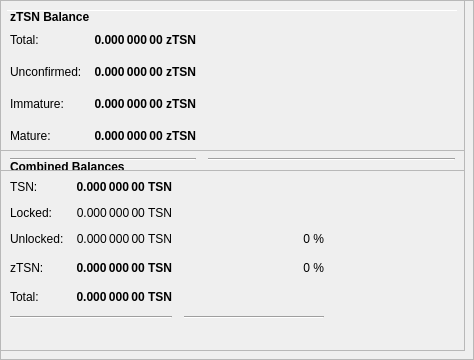
        <widget class="QFrame" name="frameObfuscation">
         <property name="minimumSize">
          <size>
           <width>0</width>
           <height>350</height>
          </size>
         </property>
         <property name="layoutDirection">
          <enum>Qt::LeftToRight</enum>
         </property>
         <property name="frameShape">
          <enum>QFrame::StyledPanel</enum>
         </property>
         <property name="frameShadow">
          <enum>QFrame::Raised</enum>
         </property>
         <widget class="QPushButton" name="runAutoDenom">
          <property name="geometry">
           <rect>
            <x>251</x>
            <y>17</y>
            <width>1</width>
            <height>1</height>
           </rect>
          </property>
          <property name="palette">
           <palette>
            <active>
             <colorrole role="WindowText">
              <brush brushstyle="SolidPattern">
               <color alpha="255">
                <red>0</red>
                <green>0</green>
                <blue>0</blue>
               </color>
              </brush>
             </colorrole>
             <colorrole role="Button">
              <brush brushstyle="SolidPattern">
               <color alpha="255">
                <red>239</red>
                <green>238</green>
                <blue>238</blue>
               </color>
              </brush>
             </colorrole>
             <colorrole role="Light">
              <brush brushstyle="SolidPattern">
               <color alpha="255">
                <red>255</red>
                <green>255</green>
                <blue>255</blue>
               </color>
              </brush>
             </colorrole>
             <colorrole role="Midlight">
              <brush brushstyle="SolidPattern">
               <color alpha="255">
                <red>247</red>
                <green>246</green>
                <blue>246</blue>
               </color>
              </brush>
             </colorrole>
             <colorrole role="Dark">
              <brush brushstyle="SolidPattern">
               <color alpha="255">
                <red>119</red>
                <green>119</green>
                <blue>119</blue>
               </color>
              </brush>
             </colorrole>
             <colorrole role="Mid">
              <brush brushstyle="SolidPattern">
               <color alpha="255">
                <red>159</red>
                <green>159</green>
                <blue>159</blue>
               </color>
              </brush>
             </colorrole>
             <colorrole role="Text">
              <brush brushstyle="SolidPattern">
               <color alpha="255">
                <red>0</red>
                <green>0</green>
                <blue>0</blue>
               </color>
              </brush>
             </colorrole>
             <colorrole role="BrightText">
              <brush brushstyle="SolidPattern">
               <color alpha="255">
                <red>255</red>
                <green>255</green>
                <blue>255</blue>
               </color>
              </brush>
             </colorrole>
             <colorrole role="ButtonText">
              <brush brushstyle="SolidPattern">
               <color alpha="255">
                <red>0</red>
                <green>0</green>
                <blue>0</blue>
               </color>
              </brush>
             </colorrole>
             <colorrole role="Base">
              <brush brushstyle="SolidPattern">
               <color alpha="255">
                <red>255</red>
                <green>255</green>
                <blue>255</blue>
               </color>
              </brush>
             </colorrole>
             <colorrole role="Window">
              <brush brushstyle="SolidPattern">
               <color alpha="255">
                <red>239</red>
                <green>238</green>
                <blue>238</blue>
               </color>
              </brush>
             </colorrole>
             <colorrole role="Shadow">
              <brush brushstyle="SolidPattern">
               <color alpha="255">
                <red>0</red>
                <green>0</green>
                <blue>0</blue>
               </color>
              </brush>
             </colorrole>
             <colorrole role="AlternateBase">
              <brush brushstyle="SolidPattern">
               <color alpha="255">
                <red>247</red>
                <green>246</green>
                <blue>246</blue>
               </color>
              </brush>
             </colorrole>
             <colorrole role="ToolTipBase">
              <brush brushstyle="SolidPattern">
               <color alpha="255">
                <red>255</red>
                <green>255</green>
                <blue>220</blue>
               </color>
              </brush>
             </colorrole>
             <colorrole role="ToolTipText">
              <brush brushstyle="SolidPattern">
               <color alpha="255">
                <red>0</red>
                <green>0</green>
                <blue>0</blue>
               </color>
              </brush>
             </colorrole>
            </active>
            <inactive>
             <colorrole role="WindowText">
              <brush brushstyle="SolidPattern">
               <color alpha="255">
                <red>0</red>
                <green>0</green>
                <blue>0</blue>
               </color>
              </brush>
             </colorrole>
             <colorrole role="Button">
              <brush brushstyle="SolidPattern">
               <color alpha="255">
                <red>239</red>
                <green>238</green>
                <blue>238</blue>
               </color>
              </brush>
             </colorrole>
             <colorrole role="Light">
              <brush brushstyle="SolidPattern">
               <color alpha="255">
                <red>255</red>
                <green>255</green>
                <blue>255</blue>
               </color>
              </brush>
             </colorrole>
             <colorrole role="Midlight">
              <brush brushstyle="SolidPattern">
               <color alpha="255">
                <red>247</red>
                <green>246</green>
                <blue>246</blue>
               </color>
              </brush>
             </colorrole>
             <colorrole role="Dark">
              <brush brushstyle="SolidPattern">
               <color alpha="255">
                <red>119</red>
                <green>119</green>
                <blue>119</blue>
               </color>
              </brush>
             </colorrole>
             <colorrole role="Mid">
              <brush brushstyle="SolidPattern">
               <color alpha="255">
                <red>159</red>
                <green>159</green>
                <blue>159</blue>
               </color>
              </brush>
             </colorrole>
             <colorrole role="Text">
              <brush brushstyle="SolidPattern">
               <color alpha="255">
                <red>0</red>
                <green>0</green>
                <blue>0</blue>
               </color>
              </brush>
             </colorrole>
             <colorrole role="BrightText">
              <brush brushstyle="SolidPattern">
               <color alpha="255">
                <red>255</red>
                <green>255</green>
                <blue>255</blue>
               </color>
              </brush>
             </colorrole>
             <colorrole role="ButtonText">
              <brush brushstyle="SolidPattern">
               <color alpha="255">
                <red>0</red>
                <green>0</green>
                <blue>0</blue>
               </color>
              </brush>
             </colorrole>
             <colorrole role="Base">
              <brush brushstyle="SolidPattern">
               <color alpha="255">
                <red>255</red>
                <green>255</green>
                <blue>255</blue>
               </color>
              </brush>
             </colorrole>
             <colorrole role="Window">
              <brush brushstyle="SolidPattern">
               <color alpha="255">
                <red>239</red>
                <green>238</green>
                <blue>238</blue>
               </color>
              </brush>
             </colorrole>
             <colorrole role="Shadow">
              <brush brushstyle="SolidPattern">
               <color alpha="255">
                <red>0</red>
                <green>0</green>
                <blue>0</blue>
               </color>
              </brush>
             </colorrole>
             <colorrole role="AlternateBase">
              <brush brushstyle="SolidPattern">
               <color alpha="255">
                <red>247</red>
                <green>246</green>
                <blue>246</blue>
               </color>
              </brush>
             </colorrole>
             <colorrole role="ToolTipBase">
              <brush brushstyle="SolidPattern">
               <color alpha="255">
                <red>255</red>
                <green>255</green>
                <blue>220</blue>
               </color>
              </brush>
             </colorrole>
             <colorrole role="ToolTipText">
              <brush brushstyle="SolidPattern">
               <color alpha="255">
                <red>0</red>
                <green>0</green>
                <blue>0</blue>
               </color>
              </brush>
             </colorrole>
            </inactive>
            <disabled>
             <colorrole role="WindowText">
              <brush brushstyle="SolidPattern">
               <color alpha="255">
                <red>119</red>
                <green>119</green>
                <blue>119</blue>
               </color>
              </brush>
             </colorrole>
             <colorrole role="Button">
              <brush brushstyle="SolidPattern">
               <color alpha="255">
                <red>239</red>
                <green>238</green>
                <blue>238</blue>
               </color>
              </brush>
             </colorrole>
             <colorrole role="Light">
              <brush brushstyle="SolidPattern">
               <color alpha="255">
                <red>255</red>
                <green>255</green>
                <blue>255</blue>
               </color>
              </brush>
             </colorrole>
             <colorrole role="Midlight">
              <brush brushstyle="SolidPattern">
               <color alpha="255">
                <red>247</red>
                <green>246</green>
                <blue>246</blue>
               </color>
              </brush>
             </colorrole>
             <colorrole role="Dark">
              <brush brushstyle="SolidPattern">
               <color alpha="255">
                <red>119</red>
                <green>119</green>
                <blue>119</blue>
               </color>
              </brush>
             </colorrole>
             <colorrole role="Mid">
              <brush brushstyle="SolidPattern">
               <color alpha="255">
                <red>159</red>
                <green>159</green>
                <blue>159</blue>
               </color>
              </brush>
             </colorrole>
             <colorrole role="Text">
              <brush brushstyle="SolidPattern">
               <color alpha="255">
                <red>119</red>
                <green>119</green>
                <blue>119</blue>
               </color>
              </brush>
             </colorrole>
             <colorrole role="BrightText">
              <brush brushstyle="SolidPattern">
               <color alpha="255">
                <red>255</red>
                <green>255</green>
                <blue>255</blue>
               </color>
              </brush>
             </colorrole>
             <colorrole role="ButtonText">
              <brush brushstyle="SolidPattern">
               <color alpha="255">
                <red>119</red>
                <green>119</green>
                <blue>119</blue>
               </color>
              </brush>
             </colorrole>
             <colorrole role="Base">
              <brush brushstyle="SolidPattern">
               <color alpha="255">
                <red>239</red>
                <green>238</green>
                <blue>238</blue>
               </color>
              </brush>
             </colorrole>
             <colorrole role="Window">
              <brush brushstyle="SolidPattern">
               <color alpha="255">
                <red>239</red>
                <green>238</green>
                <blue>238</blue>
               </color>
              </brush>
             </colorrole>
             <colorrole role="Shadow">
              <brush brushstyle="SolidPattern">
               <color alpha="255">
                <red>0</red>
                <green>0</green>
                <blue>0</blue>
               </color>
              </brush>
             </colorrole>
             <colorrole role="AlternateBase">
              <brush brushstyle="SolidPattern">
               <color alpha="255">
                <red>239</red>
                <green>238</green>
                <blue>238</blue>
               </color>
              </brush>
             </colorrole>
             <colorrole role="ToolTipBase">
              <brush brushstyle="SolidPattern">
               <color alpha="255">
                <red>255</red>
                <green>255</green>
                <blue>220</blue>
               </color>
              </brush>
             </colorrole>
             <colorrole role="ToolTipText">
              <brush brushstyle="SolidPattern">
               <color alpha="255">
                <red>0</red>
                <green>0</green>
                <blue>0</blue>
               </color>
              </brush>
             </colorrole>
            </disabled>
           </palette>
          </property>
          <property name="focusPolicy">
           <enum>Qt::NoFocus</enum>
          </property>
          <property name="autoFillBackground">
           <bool>true</bool>
          </property>
          <property name="text">
           <string/>
          </property>
          <property name="flat">
           <bool>true</bool>
          </property>
         </widget>
         <widget class="Line" name="line">
          <property name="geometry">
           <rect>
            <x>7</x>
            <y>10</y>
            <width>451</width>
            <height>1</height>
           </rect>
          </property>
          <property name="orientation">
           <enum>Qt::Horizontal</enum>
          </property>
         </widget>
         <widget class="QFrame" name="frame_3">
          <property name="geometry">
           <rect>
            <x>0</x>
            <y>150</y>
            <width>465</width>
            <height>201</height>
           </rect>
          </property>
          <property name="frameShape">
           <enum>QFrame::StyledPanel</enum>
          </property>
          <property name="frameShadow">
           <enum>QFrame::Raised</enum>
          </property>
          <layout class="QVBoxLayout" name="verticalLayout_5">
           <item>
            <layout class="QHBoxLayout" name="horizontalLayout_5" stretch="0">
             <item>
              <widget class="QLabel" name="label_5z">
               <property name="maximumSize">
                <size>
                 <width>16777215</width>
                 <height>20</height>
                </size>
               </property>
               <property name="font">
                <font>
                 <weight>75</weight>
                 <bold>true</bold>
                </font>
               </property>
               <property name="toolTip">
                <string>Combined Balances (including unconfirmed and immature coins)</string>
               </property>
               <property name="text">
                <string>&lt;html&gt;&lt;head/&gt;&lt;body&gt;&lt;p&gt;Combined Balances&lt;/p&gt;&lt;/body&gt;&lt;/html&gt;</string>
               </property>
              </widget>
             </item>
            </layout>
           </item>
           <item>
            <layout class="QGridLayout" name="gridLayout_3">
             <property name="spacing">
              <number>12</number>
             </property>
             <item row="7" column="0" colspan="2">
              <widget class="Line" name="lineSpendableBalance_3">
               <property name="orientation">
                <enum>Qt::Horizontal</enum>
               </property>
              </widget>
             </item>
             <item row="7" column="2">
              <widget class="Line" name="lineWatchBalance_3">
               <property name="sizePolicy">
                <sizepolicy hsizetype="Preferred" vsizetype="Fixed">
                 <horstretch>0</horstretch>
                 <verstretch>0</verstretch>
                </sizepolicy>
               </property>
               <property name="minimumSize">
                <size>
                 <width>140</width>
                 <height>0</height>
                </size>
               </property>
               <property name="orientation">
                <enum>Qt::Horizontal</enum>
               </property>
              </widget>
             </item>
             <item row="4" column="1">
              <widget class="QLabel" name="labelzBalancez">
               <property name="font">
                <font>
                 <weight>75</weight>
                 <bold>true</bold>
                </font>
               </property>
               <property name="cursor">
                <cursorShape>IBeamCursor</cursorShape>
               </property>
               <property name="toolTip">
                <string>Total of transactions that have yet to be confirmed, and do not yet count toward the spendable balance</string>
               </property>
               <property name="text">
                <string notr="true">0.000 000 00 TSN</string>
               </property>
               <property name="alignment">
                <set>Qt::AlignRight|Qt::AlignTrailing|Qt::AlignVCenter</set>
               </property>
               <property name="textInteractionFlags">
                <set>Qt::LinksAccessibleByMouse|Qt::TextSelectableByKeyboard|Qt::TextSelectableByMouse</set>
               </property>
              </widget>
             </item>
             <item row="6" column="1">
              <widget class="QLabel" name="labelTotalz">
               <property name="font">
                <font>
                 <weight>75</weight>
                 <bold>true</bold>
                </font>
               </property>
               <property name="cursor">
                <cursorShape>IBeamCursor</cursorShape>
               </property>
               <property name="toolTip">
                <string>Total Balance, including unconfirmed and immature coins.</string>
               </property>
               <property name="text">
                <string notr="true">0.000 000 00 TSN</string>
               </property>
               <property name="alignment">
                <set>Qt::AlignRight|Qt::AlignTrailing|Qt::AlignVCenter</set>
               </property>
               <property name="textInteractionFlags">
                <set>Qt::LinksAccessibleByMouse|Qt::TextSelectableByKeyboard|Qt::TextSelectableByMouse</set>
               </property>
              </widget>
             </item>
             <item row="4" column="3">
              <spacer name="horizontalSpacer_6">
               <property name="orientation">
                <enum>Qt::Horizontal</enum>
               </property>
               <property name="sizeHint" stdset="0">
                <size>
                 <width>40</width>
                 <height>20</height>
                </size>
               </property>
              </spacer>
             </item>
             <item row="6" column="0">
              <widget class="QLabel" name="labelTotalTextz">
               <property name="text">
                <string>Total:</string>
               </property>
              </widget>
             </item>
             <item row="1" column="0">
              <widget class="QLabel" name="labelBalanceTextz">
               <property name="text">
                <string>TSN:</string>
               </property>
              </widget>
             </item>
             <item row="1" column="1">
              <widget class="QLabel" name="labelBalancez">
               <property name="font">
                <font>
                 <weight>75</weight>
                 <bold>true</bold>
                </font>
               </property>
               <property name="cursor">
                <cursorShape>IBeamCursor</cursorShape>
               </property>
               <property name="toolTip">
                <string>Your current spendable balance</string>
               </property>
               <property name="text">
                <string notr="true">0.000 000 00 TSN</string>
               </property>
               <property name="alignment">
                <set>Qt::AlignRight|Qt::AlignTrailing|Qt::AlignVCenter</set>
               </property>
               <property name="textInteractionFlags">
                <set>Qt::LinksAccessibleByMouse|Qt::TextSelectableByKeyboard|Qt::TextSelectableByMouse</set>
               </property>
              </widget>
             </item>
             <item row="4" column="0">
              <widget class="QLabel" name="labelzBalanceTextz">
               <property name="toolTip">
                <string/>
               </property>
               <property name="text">
                <string>zTSN:</string>
               </property>
              </widget>
             </item>
             <item row="4" column="2">
              <widget class="QLabel" name="labelzTSNPercent">
               <property name="toolTip">
                <string>Current percentage of zTSN.
If AutoMint is enabled this percentage will settle around the configured AutoMint percentage (default = 10%)</string>
               </property>
               <property name="text">
                <string>0 %</string>
               </property>
               <property name="alignment">
                <set>Qt::AlignRight|Qt::AlignTrailing|Qt::AlignVCenter</set>
               </property>
              </widget>
             </item>
             <item row="6" column="2">
              <widget class="QLabel" name="label100Percent">
               <property name="text">
                <string/>
               </property>
               <property name="alignment">
                <set>Qt::AlignRight|Qt::AlignTrailing|Qt::AlignVCenter</set>
               </property>
              </widget>
             </item>
             <item row="2" column="1">
              <widget class="QLabel" name="labelLockedBalance">
               <property name="toolTip">
                <string>Locked TSN or Masternode collaterals. These are excluded from zTSN minting.</string>
               </property>
               <property name="text">
                <string>0.000 000 00 TSN</string>
               </property>
               <property name="alignment">
                <set>Qt::AlignRight|Qt::AlignTrailing|Qt::AlignVCenter</set>
               </property>
              </widget>
             </item>
             <item row="2" column="0">
              <widget class="QLabel" name="labelLockedBalanceText">
               <property name="toolTip">
                <string>Locked TSN or Masternode collaterals. These are excluded from zTSN minting.</string>
               </property>
               <property name="text">
                <string>Locked:</string>
               </property>
              </widget>
             </item>
             <item row="3" column="0">
              <widget class="QLabel" name="labelUnLockedBalanceText">
               <property name="toolTip">
                <string>Unlocked TSNs. These can be used for zTSN minting.</string>
               </property>
               <property name="text">
                <string>Unlocked:</string>
               </property>
              </widget>
             </item>
             <item row="3" column="1">
              <widget class="QLabel" name="labelUnLockedBalance">
               <property name="toolTip">
                <string>Unlocked TSNs. These can be used for zTSN minting.</string>
               </property>
               <property name="text">
                <string>0.000 000 00 TSN</string>
               </property>
               <property name="alignment">
                <set>Qt::AlignRight|Qt::AlignTrailing|Qt::AlignVCenter</set>
               </property>
              </widget>
             </item>
             <item row="3" column="2">
              <widget class="QLabel" name="labelTSNPercent">
               <property name="text">
                <string>0 %</string>
               </property>
               <property name="alignment">
                <set>Qt::AlignRight|Qt::AlignTrailing|Qt::AlignVCenter</set>
               </property>
              </widget>
             </item>
            </layout>
           </item>
           <item>
            <spacer name="verticalSpacer">
             <property name="orientation">
              <enum>Qt::Vertical</enum>
             </property>
             <property name="sizeHint" stdset="0">
              <size>
               <width>20</width>
               <height>40</height>
              </size>
             </property>
            </spacer>
           </item>
          </layout>
         </widget>
         <widget class="QFrame" name="frame_4">
          <property name="geometry">
           <rect>
            <x>0</x>
            <y>0</y>
            <width>465</width>
            <height>171</height>
           </rect>
          </property>
          <property name="frameShape">
           <enum>QFrame::StyledPanel</enum>
          </property>
          <property name="frameShadow">
           <enum>QFrame::Raised</enum>
          </property>
          <layout class="QVBoxLayout" name="verticalLayout_7">
           <item>
            <layout class="QHBoxLayout" name="horizontalLayout_8" stretch="0">
             <item>
              <widget class="QLabel" name="label_5z_3">
               <property name="maximumSize">
                <size>
                 <width>16777215</width>
                 <height>20</height>
                </size>
               </property>
               <property name="font">
                <font>
                 <weight>75</weight>
                 <bold>true</bold>
                </font>
               </property>
               <property name="text">
                <string>zTSN Balance</string>
               </property>
              </widget>
             </item>
            </layout>
           </item>
           <item>
            <layout class="QGridLayout" name="gridLayout_5">
             <property name="spacing">
              <number>12</number>
             </property>
             <item row="4" column="0">
              <widget class="QLabel" name="labelzBalanceMatureText">
               <property name="toolTip">
                <string>Mature: more than 20 confirmation and more than 1 mints of the same denomination after it was minted.
These zTSN are spendable.</string>
               </property>
               <property name="text">
                <string>Mature:</string>
               </property>
              </widget>
             </item>
             <item row="5" column="0" colspan="2">
              <widget class="Line" name="lineSpendableBalance_5">
               <property name="orientation">
                <enum>Qt::Horizontal</enum>
               </property>
              </widget>
             </item>
             <item row="1" column="1">
              <widget class="QLabel" name="labelzBalance">
               <property name="font">
                <font>
                 <weight>75</weight>
                 <bold>true</bold>
                </font>
               </property>
               <property name="cursor">
                <cursorShape>IBeamCursor</cursorShape>
               </property>
               <property name="toolTip">
                <string>All available zTSN, unconfirmed and immature zTSN included.</string>
               </property>
               <property name="text">
                <string notr="true">0.000 000 00 zTSN</string>
               </property>
               <property name="alignment">
                <set>Qt::AlignRight|Qt::AlignTrailing|Qt::AlignVCenter</set>
               </property>
               <property name="textInteractionFlags">
                <set>Qt::LinksAccessibleByMouse|Qt::TextSelectableByKeyboard|Qt::TextSelectableByMouse</set>
               </property>
              </widget>
             </item>
             <item row="5" column="2">
              <widget class="Line" name="lineWatchBalance_5">
               <property name="sizePolicy">
                <sizepolicy hsizetype="Preferred" vsizetype="Fixed">
                 <horstretch>0</horstretch>
                 <verstretch>0</verstretch>
                </sizepolicy>
               </property>
               <property name="minimumSize">
                <size>
                 <width>140</width>
                 <height>0</height>
                </size>
               </property>
               <property name="orientation">
                <enum>Qt::Horizontal</enum>
               </property>
              </widget>
             </item>
             <item row="1" column="0">
              <widget class="QLabel" name="labelzBalanceText">
               <property name="toolTip">
                <string>All available zTSN, unconfirmed and immature zTSN included.</string>
               </property>
               <property name="text">
                <string>Total:</string>
               </property>
              </widget>
             </item>
             <item row="1" column="2">
              <spacer name="horizontalSpacer_8">
               <property name="orientation">
                <enum>Qt::Horizontal</enum>
               </property>
               <property name="sizeHint" stdset="0">
                <size>
                 <width>40</width>
                 <height>20</height>
                </size>
               </property>
              </spacer>
             </item>
             <item row="4" column="2">
              <spacer name="horizontalSpacer_4">
               <property name="orientation">
                <enum>Qt::Horizontal</enum>
               </property>
               <property name="sizeHint" stdset="0">
                <size>
                 <width>40</width>
                 <height>20</height>
                </size>
               </property>
              </spacer>
             </item>
             <item row="4" column="1">
              <widget class="QLabel" name="labelzBalanceMature">
               <property name="font">
                <font>
                 <weight>75</weight>
                 <bold>true</bold>
                </font>
               </property>
               <property name="toolTip">
                <string>Mature: more than 20 confirmation and more than 1 mints of the same denomination after it was minted.
These zTSN are spendable.</string>
               </property>
               <property name="text">
                <string>0.000 000 00 zTSN</string>
               </property>
               <property name="alignment">
                <set>Qt::AlignRight|Qt::AlignTrailing|Qt::AlignVCenter</set>
               </property>
              </widget>
             </item>
             <item row="2" column="0">
              <widget class="QLabel" name="labelzBalanceUnconfirmedText">
               <property name="toolTip">
                <string>Unconfirmed: less than 20 confirmations
Immature: confirmed, but less than 1 mints of the same denomination after it was minted</string>
               </property>
               <property name="text">
                <string>Unconfirmed:</string>
               </property>
              </widget>
             </item>
             <item row="2" column="1">
              <widget class="QLabel" name="labelzBalanceUnconfirmed">
               <property name="font">
                <font>
                 <weight>75</weight>
                 <bold>true</bold>
                </font>
               </property>
               <property name="toolTip">
                <string>Unconfirmed: less than 20 confirmations
Immature: confirmed, but less than 1 mints of the same denomination after it was minted</string>
               </property>
               <property name="text">
                <string>0.000 000 00 zTSN</string>
               </property>
               <property name="alignment">
                <set>Qt::AlignRight|Qt::AlignTrailing|Qt::AlignVCenter</set>
               </property>
              </widget>
             </item>
             <item row="2" column="2">
              <spacer name="horizontalSpacer_5">
               <property name="orientation">
                <enum>Qt::Horizontal</enum>
               </property>
               <property name="sizeHint" stdset="0">
                <size>
                 <width>40</width>
                 <height>20</height>
                </size>
               </property>
              </spacer>
             </item>
             <item row="3" column="0">
              <widget class="QLabel" name="labelzBalanceImmatureText">
               <property name="toolTip">
                <string>Unconfirmed: less than 20 confirmations
Immature: confirmed, but less than 1 mints of the same denomination after it was minted</string>
               </property>
               <property name="text">
                <string>Immature:</string>
               </property>
              </widget>
             </item>
             <item row="3" column="1">
              <widget class="QLabel" name="labelzBalanceImmature">
               <property name="font">
                <font>
                 <weight>75</weight>
                 <bold>true</bold>
                </font>
               </property>
               <property name="toolTip">
                <string>Unconfirmed: less than 20 confirmations
Immature: confirmed, but less than 1 mints of the same denomination after it was minted</string>
               </property>
               <property name="text">
                <string>0.000 000 00 zTSN</string>
               </property>
               <property name="alignment">
                <set>Qt::AlignRight|Qt::AlignTrailing|Qt::AlignVCenter</set>
               </property>
              </widget>
             </item>
             <item row="3" column="2">
              <spacer name="horizontalSpacer_7">
               <property name="orientation">
                <enum>Qt::Horizontal</enum>
               </property>
               <property name="sizeHint" stdset="0">
                <size>
                 <width>40</width>
                 <height>20</height>
                </size>
               </property>
              </spacer>
             </item>
            </layout>
           </item>
          </layout>
         </widget>
        </widget>
